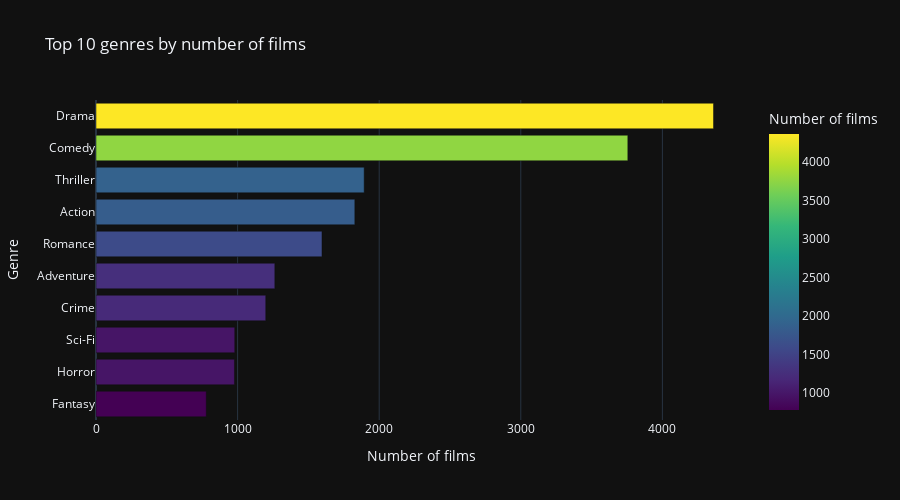

Notebook source saved alongside this figure:
### Code cell
# Plotly display
fig = px.bar(
    genre_df,
    x="count",
    y="genre",
    title="Top 10 genres by number of films",
    labels={"genre": "Genre", "count": "Number of films"},
    color="count",
    color_continuous_scale="viridis",
    orientation='h'
)

fig.update_layout(
    yaxis={'categoryorder':'total ascending'},
    height=500
)

fig.show()

### Figure 1 — Plotly figure (JSON) as saved in the notebook; plotly's stock layout.template omitted (floating-point values rounded to 4 significant figures)
{"data": [{"hovertemplate": "Number of films=%{marker.color}<br>Genre=%{y}<extra></extra>", "legendgroup": "", "marker": {"color": [4361, 3756, 1894, 1828, 1596, 1263, 1199, 980, 978, 779], "coloraxis": "coloraxis", "pattern": {"shape": ""}}, "name": "", "orientation": "h", "showlegend": false, "textposition": "auto", "x": [4361, 3756, 1894, 1828, 1596, 1263, 1199, 980, 978, 779], "xaxis": "x", "y": ["Drama", "Comedy", "Thriller", "Action", "Romance", "Adventure", "Crime", "Sci-Fi", "Horror", "Fantasy"], "yaxis": "y", "type": "bar"}], "layout": {"xaxis": {"anchor": "y", "domain": [0.0, 1.0], "title": {"text": "Number of films"}}, "yaxis": {"anchor": "x", "domain": [0.0, 1.0], "title": {"text": "Genre"}, "categoryorder": "total ascending"}, "coloraxis": {"colorbar": {"title": {"text": "Number of films"}}, "colorscale": [[0.0, "#440154"], [0.1111, "#482878"], [0.2222, "#3e4989"], [0.3333, "#31688e"], [0.4444, "#26828e"], [0.5556, "#1f9e89"], [0.6667, "#35b779"], [0.7778, "#6ece58"], [0.8889, "#b5de2b"], [1.0, "#fde725"]]}, "legend": {"tracegroupgap": 0}, "title": {"text": "Top 10 genres by number of films"}, "barmode": "relative", "height": 500}}
